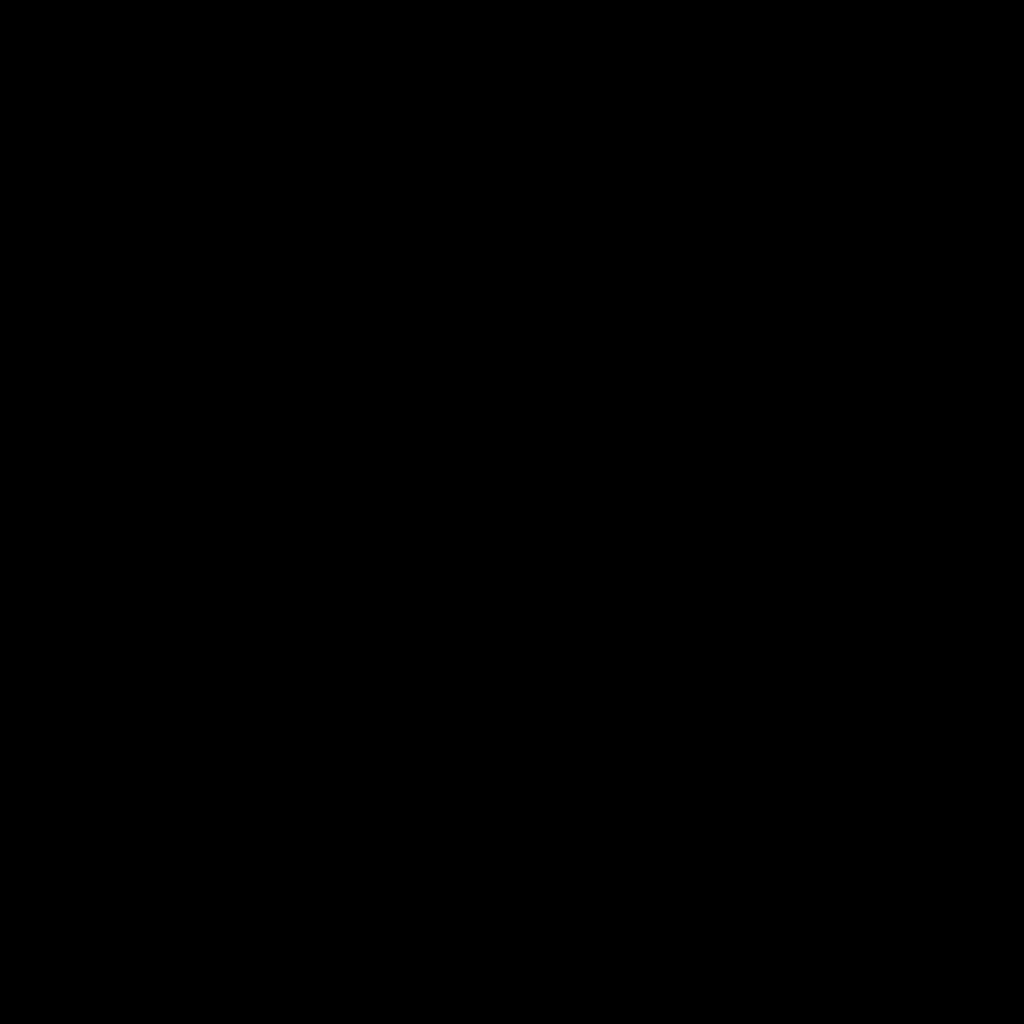
Frame 1 (no input)
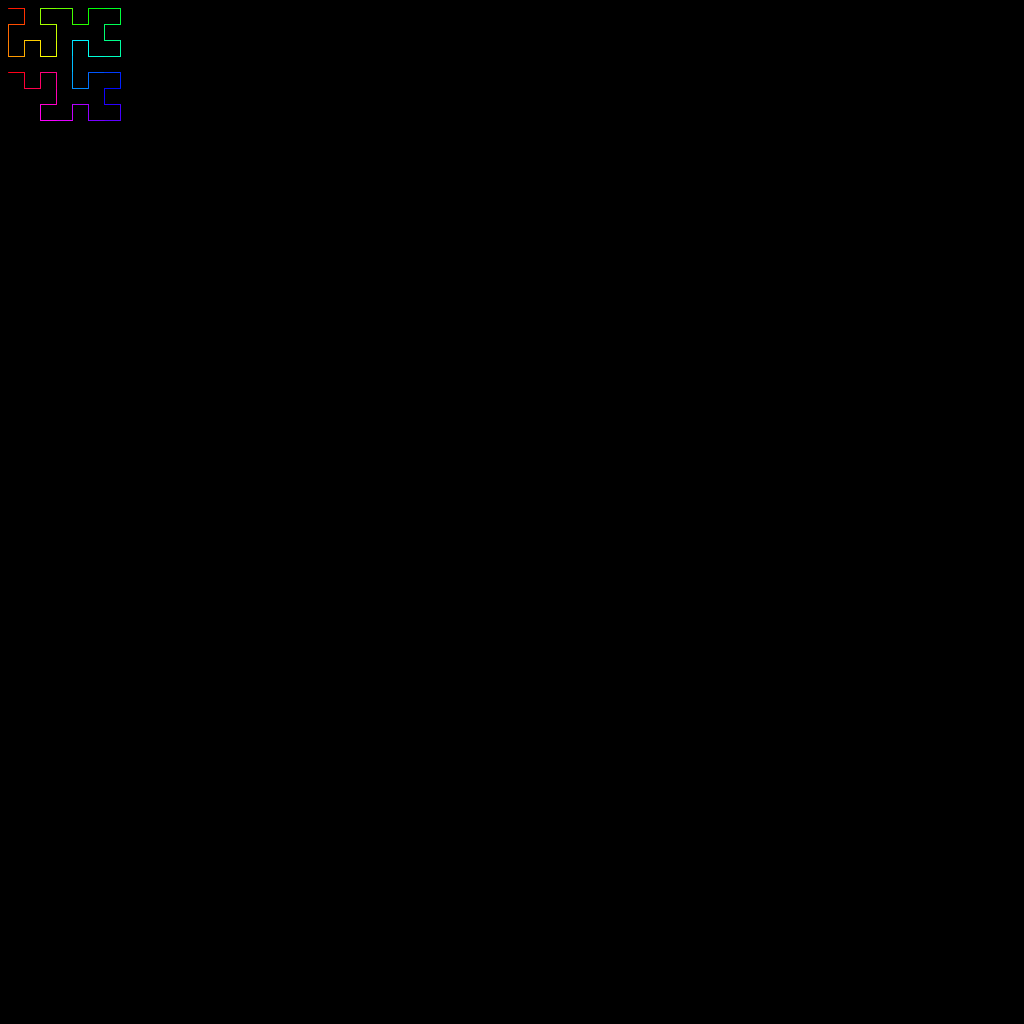
Frame 60 (the mouse pressed at the canvas centre just before this capture)
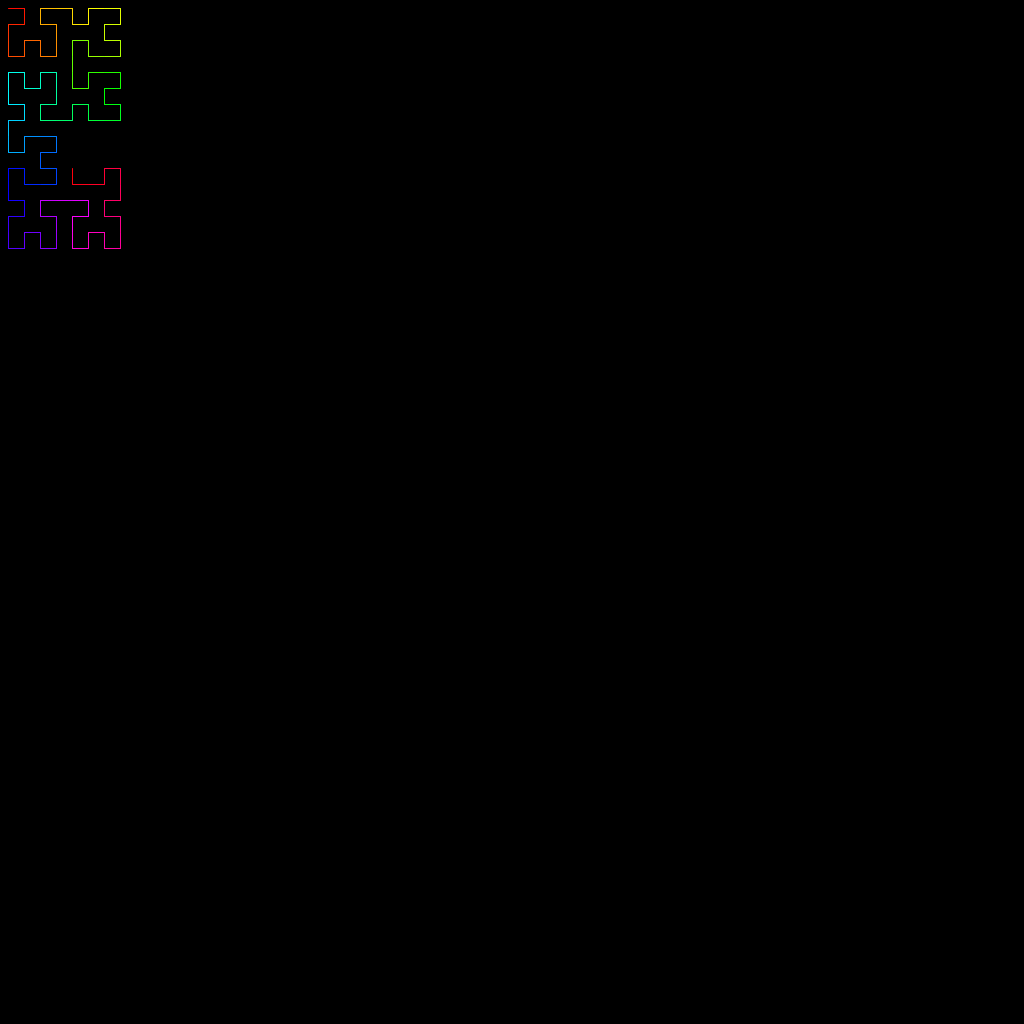
Frame 120 (the mouse held since frame 60 and released just before this capture)

The Processing sketch that drew these frames (run headless with seeded random() and noise(); from frame 60 on, the mouse is pressed at the canvas centre):

// Processing sketch: hilbert
// ── hilbert.pde
int order=6;
int N=int(pow(2,order));
int total=N*N;

PVector[] path= new PVector[total];

void setup(){
  size(1024,1024);
  colorMode(HSB,360,100,100,100);
  for (int i=0; i<total; i++){
    path[i]=hilberti(i);
    float len = width/N;
    path[i].mult(len);
    path[i].add(len/2,len/2);
    
  }
}

int counter=0;
void draw(){
  background(0);
  noFill();
  strokeWeight(1);
     for (int i=1; i<counter;i++){
       stroke(map(i,0,counter,0,360),100,100,100);
       line(path[i-1].x,path[i-1].y,path[i].x,path[i].y);
     }
  
 //for (int i=0; i<counter;i++){
 //  strokeWeight(4);
 //  stroke(255,255,0);
 //  point(path[i].x,path[i].y);
 //  text(i,path[i].x,path[i].y);   
 //}
 counter++;
 if (counter==total){counter=1;}
 

}

//=================================

PVector hilberti(int i){
  PVector[] points={
    new PVector(0,0),
    new PVector(0,1),
    new PVector(1,1),
    new PVector(1,0)
  };
  PVector loc=points[i & 3]; // bit masking gets last 2 bits, use 7 get 3 use 15 get 4 blaa blaa
    for (int j=1; j<order ;j ++){
    float len=pow(2,j);
    i=i>>>2; // shift bits to right
    int quad= i&3;
    if (quad== 0){
    float temp= loc.x;
    loc.x=loc.y;
    loc.y=temp;
    }
    else if (quad== 1){
    loc.y+=len;}
    else if (quad== 2){
    loc.y+=len;
    loc.x+=len;}
    else if (quad== 3){
    float temp= len-1-loc.x;
    loc.x=len-1-loc.y;
    loc.y=temp;
    loc.x+=len;}
    }
  return loc;
  
  
}
